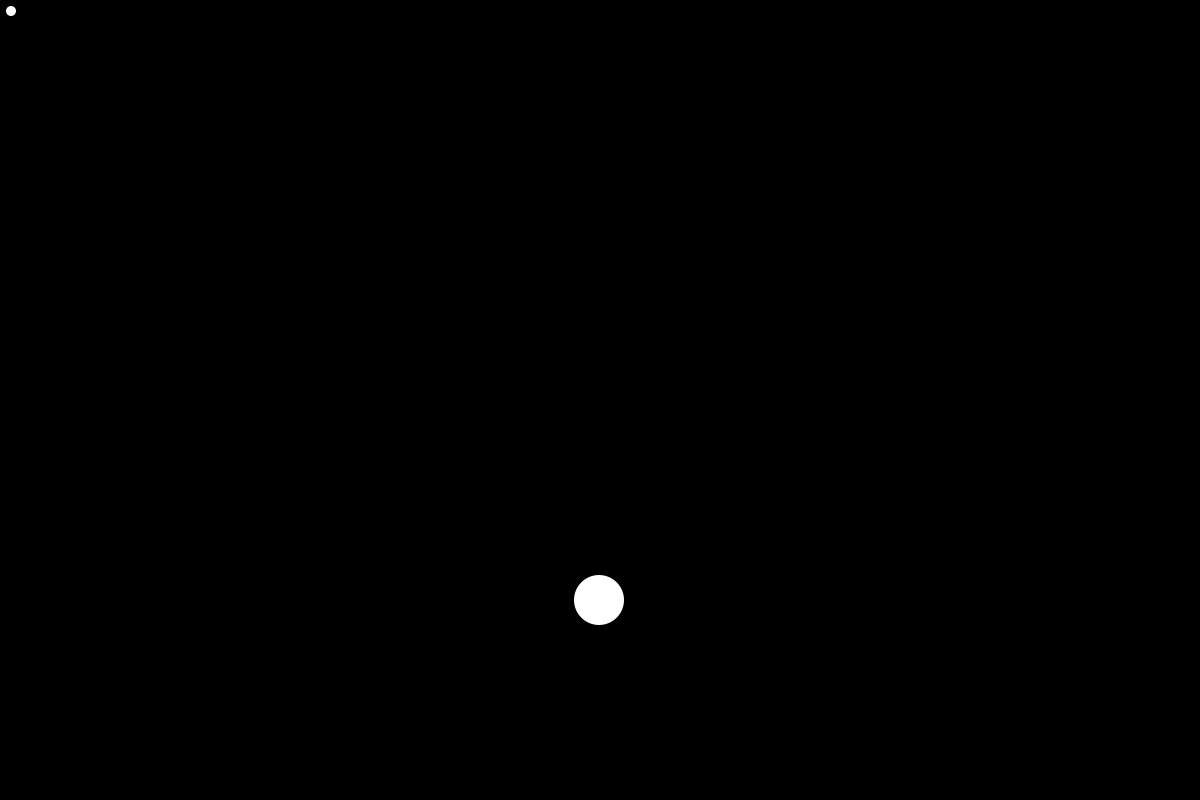
Frame 1 (no input)
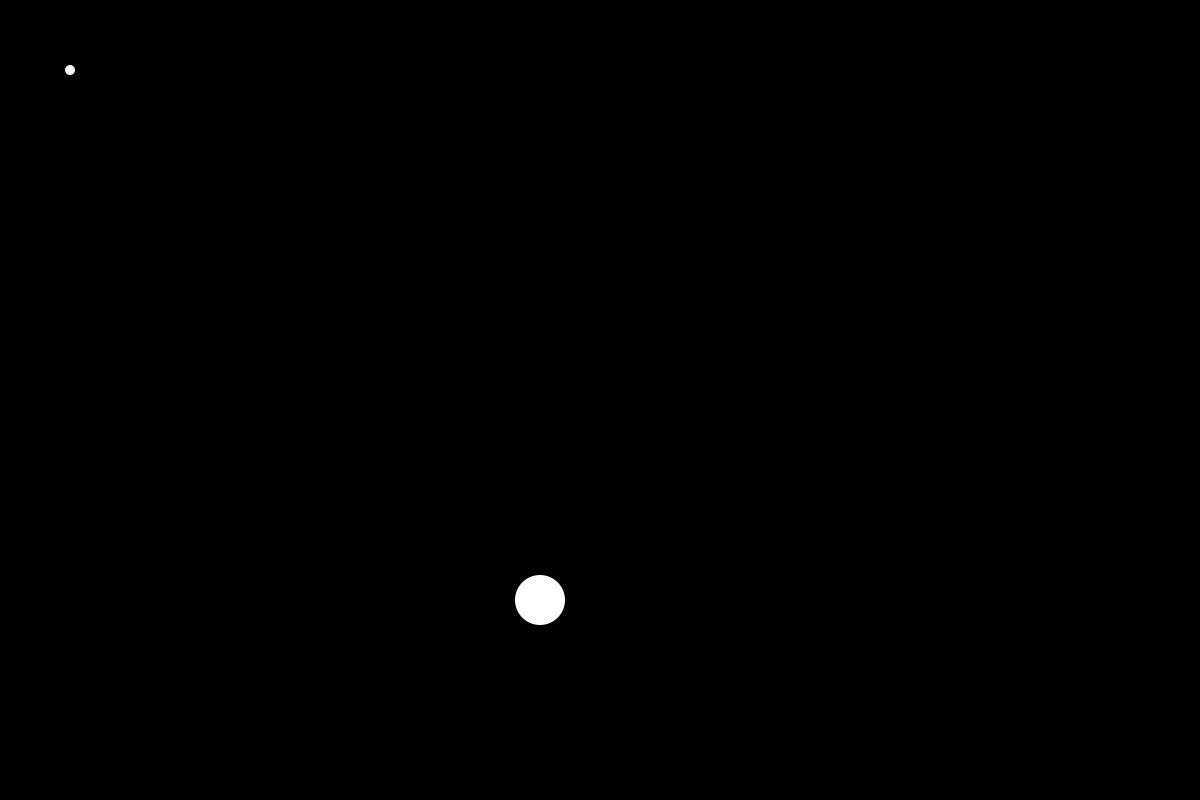
Frame 60 (the mouse pressed at the canvas centre just before this capture)
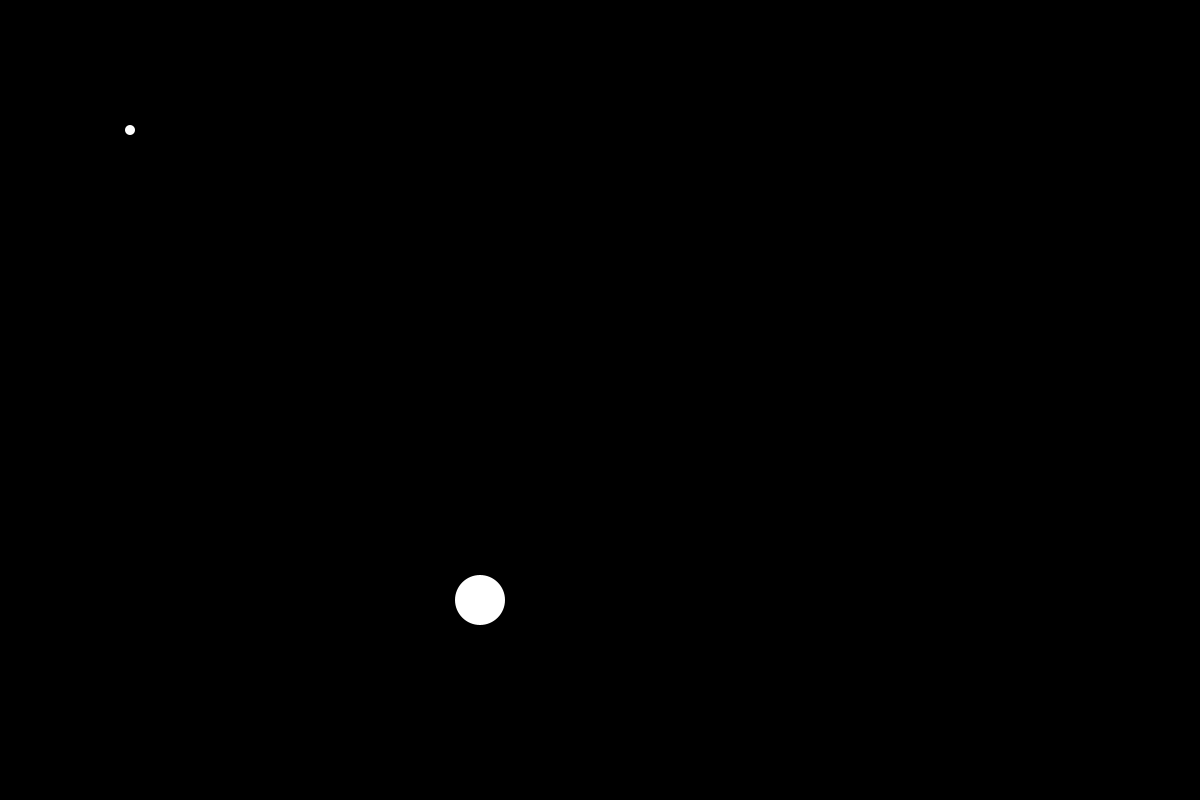
Frame 120 (the mouse held since frame 60 and released just before this capture)

The Processing sketch that drew these frames (run headless with seeded random() and noise(); from frame 60 on, the mouse is pressed at the canvas centre):

// Processing sketch: draw_dot
// ── draw_dot.pde

class Dot{
 int x, y, r;
 color col;
 
 Dot( )
 {
    x = 0;
    y = 0;
    r = 0;
    col = color(255);
 }
 
 Dot( int xx, int yy, int rr )
 {
    x = xx;
    y = yy;
    r = rr;
    col = color(255);
 }
 
 void set(int X, int Y, int S){
   x  = X;
   y = Y;
   r = S;
 }
 
 void move(int dx, int dy) {
    x += dx;
    y += dy;
 }
 
 void Draw()
 {
   noStroke();
   fill(col);
   ellipse(x,y,r,r);   
 }
  
}

Dot d1 = new Dot(10,10,10);
Dot d2 = new Dot(600,600,50);

void setup()
{
  size(1200,800);
  background(0);
  
  d1.Draw();
  d2.Draw();
}

void draw()
{
  background(0);
  d1.move(1,1);
  d1.Draw();
  d2.move(-1,0);
  d2.Draw();
}
